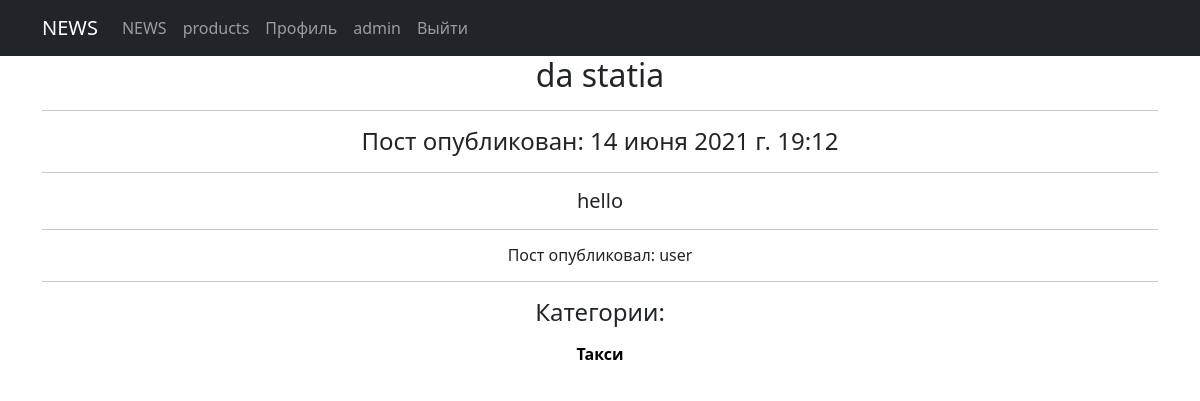
Page /news/30 (signed in) on the earlier database version.
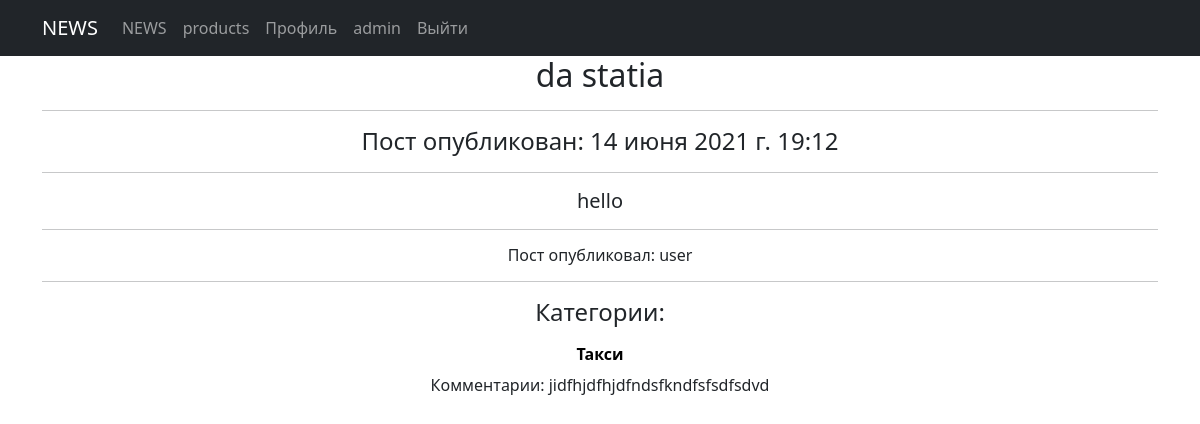
Same page on the later database version.
### news/models.py (models this page shows, shortened)
class PostCategory(models.Model):
    pcPost = models.ForeignKey(Post, on_delete=models.CASCADE)
    pcCategory = models.ForeignKey(Category, on_delete=models.CASCADE)
    class Meta:
        verbose_name = 'Пост категория'
        verbose_name_plural = 'Пост категории'

class Category(models.Model):
    category_name = models.CharField(max_length=64, unique=True)
    subscribers = models.ManyToManyField(User, blank=True, null=True)
    class Meta:
        verbose_name = 'Категория'
        verbose_name_plural = 'Категории'
    def __str__(self):
        return self.category_name

class Comment(models.Model):
    commentPost = models.ForeignKey(Post, on_delete=models.CASCADE)
    commentUser = models.ForeignKey(User, on_delete=models.CASCADE)
    commentText = models.TextField(max_length=60)
    dataCreating = models.DateTimeField(auto_now_add=True)
    rating = models.SmallIntegerField(default=0)
    class Meta:
        verbose_name = 'Коммент'
        verbose_name_plural = 'Комменты'

### news/views.py (the view)
# urls.py: path('<int:pk>', new.as_view(), name='news_detail'),
class new(LoginRequiredMixin, PermissionRequiredMixin, DetailView):
    model = Post
    template_name = 'new_home.html'
    context_object_name = 'new'
    permission_required = 'news.view_post'
    def get_context_data(self, **kwargs):
        context = super().get_context_data(**kwargs)
        context['com_post'] = Comment.objects.filter(commentPost=self.kwargs['pk']).values("commentText")
        context['pc_post'] = PostCategory.objects.filter(pcPost=self.kwargs['pk'])
        return context

### news/models.py (called while the page is built)
    def __str__(self):
        return str(self.authorUser)

### news/templatetags/custom_filters.py (called while the page is built)
@register.filter(name='censor_filter')
def censor_filter(value):
    for i in bad_words:
        value = value.lower()
        value = value.replace(i, '***')
    return value

### templates/new_home.html (shortened to what this page needs)
<!DOCTYPE html>
<html lang="en">
<head>{%extends 'flatpages/default.html'%} {% load custom_filters %}
{%block content%}
<h2>{{new.title|censor_filter}}</h2>
<hr>
<h4>Пост опубликован: {{new.data}}</h4>
<hr>
<h5>{{new.text|censor_filter}}</h5>
<hr>
<h6>Пост опубликовал: {{new.PostAuthor}}</h6>
<hr>
{%for pc in pc_post%}
<h4>Категории:</h4>
<div class="butmen">
    <form action="{%url 'category_detail' pc.pcCategory.pk %}">
        <strong><input style="background: #fff;
            padding: 7px 21px;
            color: black; border: none; font-weight: 650; " type="submit" value="{{pc.pcCategory}}"> </strong>
    </form>
</div>
{%endfor%}
{%for comment in com_post%}
<p>Комментарии: {{comment.commentText}}</p>
{%endfor%}
{%endblock content%}

Differences in the rows shown:
added Comment: commentText "jidfhjdfhjdfndsfkndfsfsdfsdvd"
